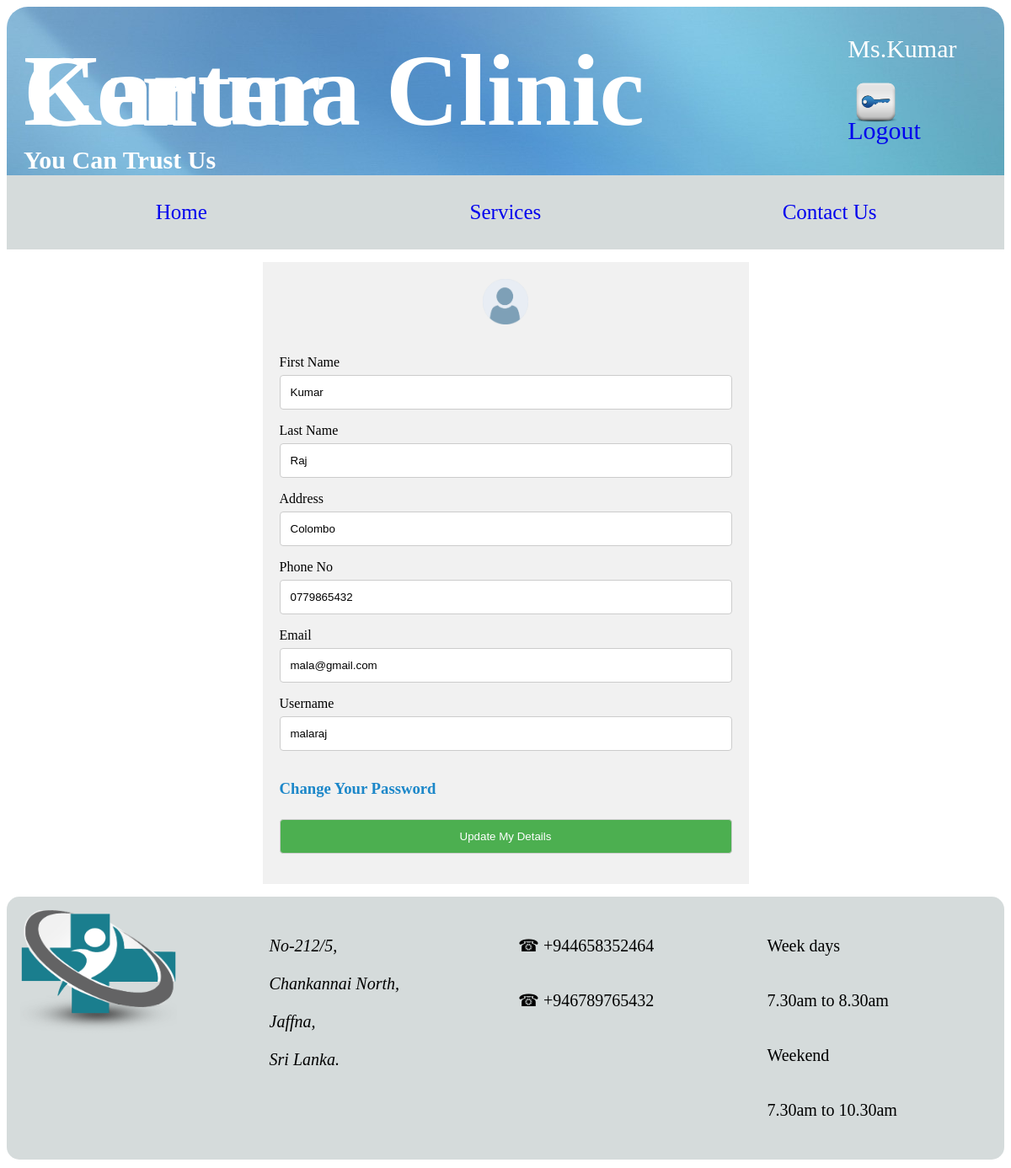
/Hospital_Web/labassisstant_change_profile.php (signed in), run on the app's committed database.
### tables this page shows
CREATE TABLE IF NOT EXISTS `lab_assistant` (
  `Labassistant_id` int(10) NOT NULL AUTO_INCREMENT,
  `First_Name` varchar(20) NOT NULL,
  `Last_Name` varchar(20) NOT NULL,
  `Address` varchar(20) NOT NULL,
  `Phone_No` varchar(10) NOT NULL,
  `Email` varchar(20) NOT NULL,
  `Username` varchar(10) NOT NULL,
  `Password` varchar(10) NOT NULL,
  `Admin_id` int(10) NOT NULL DEFAULT '1',
  PRIMARY KEY (`Labassistant_id`),
  KEY `Admin_id` (`Admin_id`)
);

### Hospital_Web/labassisstant_change_profile.php (the view, shortened to what this page needs)
<?php
$con=new mysqli('localhost','root','','karuna_clinic_center');
?>
<!DOCTYPE html>
<html>
<head>
</head>
<body>
<div class="title col-12">
	<div class="a col-10">
		<h1>Karuna Clinic Center</h1>
		<h2 style="font-family:Agency FB;font-size:30px;">You Can Trust Us</h2>
		</div>
		<div class="b col-2">
		<?php
	if(isset($_SESSION['Labassistant_id'])){
		$Labassistant_id=$_SESSION['Labassistant_id'];
		$row=$_SESSION['First_Name'];
		echo "<p id='name'>Ms.".$row."</p>";
	}
	?>
		<p><image src="images/login-icon-png-20.png" width="40%" height="40%"></br><a href="logout.php" style="font-family:Agency FB;font-size:30px;"> Logout</a></p>
		</div>
	</div>
	<div class="header col-12">
		<div  class="Home col-4">
			<a href="Home.php">Home</a>
		</div>
		<div class="Customer col-4">
			<a href="Services.php">Services</a>
		</div>
		<div class="Contact col-4">
			<a href="Contact.php">Contact Us</a>
		</div>
		</div>
			<div class = "xy col-12">
		<div class= "x col-3"></div>
<div class="container col-6">
  <form action="labassisstant_change_profile.php" method="post">
  <image src ="images\default_medium_avatar-57d58da4fc778fbd688dcbc4cbc47e14ac79839a9801187e42a796cbd6569847.png" width="10%" height="10%" class="center"></br>
    <label for="fname">First Name</label>
    <input type="text" id="fname" name="fname"  value="<?php echo $row;?>" required>
	<label for="lname">Last Name</label>
	<?php
	$query="select * from lab_assistant where Labassistant_id='$Labassistant_id'";
	$results = $con->query($query);
	while($rs=$results->fetch_assoc()) {
		?>
		<input type="text" id="lname" name="lname"  value="<?php echo $rs["Last_Name"]; ?>" required>
<label for="address">Address</label>
    <input type="text" id="address" name="address" value="<?php echo $rs["Address"]; ?>" required>
		<label for="phone">Phone No</label>
    <input type="tel" id="phone" placeholder="**********" pattern="^\d{10}$" name="phone" value="<?php echo $rs["Phone_No"]; ?>" required>
	<label for="email">Email</label>
    <input type="email" id="email" name="email" value="<?php echo $rs["Email"]; ?>" required>
	<label for="uname">Username</label>
    <input type="text" id="uname" name="uname" value="<?php echo $rs["Username"]; ?>" required>
	<?php
	}
	?>
	<h3><a href="labassistant_password.php"><blink>Change Your Password</blink></a></h3>
    <input type="submit" name="submit" id="submit" value="Update My Details">
  </form>
</div>
	</div>
	<div class="contact col-12">
		<div class="img col-3">
		<img src="images\logo-right.png" width="70%" height="150px">
		</div>
		<div class="address col-3">
		<p style="align:center"><address >No-212/5,</br> Chankannai North,</br> Jaffna,</br> Sri Lanka.</address></p><br/>
		</div>
		<div class="phone col-3">
		<p> &#9742 +944658352464</p>
		<p> &#9742 +946789765432</p>
		</div>
		<div class="time col-3">
		<p style="font-family:Agency FB";>Week days</p>
		<p style="font-family:Agency FB";>7.30am to 8.30am</p>
		<p style="font-family:Agency FB";>Weekend</p>
		<p style="font-family:Agency FB";>7.30am to 10.30am</p>
		</div>
	</div>
</body>
</html>

### Hospital_Web/labassisstant_change_profile.php (style rules this page uses)
* { box-sizing: border-box; }
.header::after { content: ""; clear: both; display: table; }
[class*="col-"] { float: left; padding: 15px; }
.col-2 { width: 16.66%; }
.col-3 { width: 25%; }
.col-4 { width: 33.33%; }
.col-6 { width: 50%; }
.col-10 { width: 83.33%; }
.col-12 { width: 100%; }
.title { height:200px; background-image:url("Aurora-Soft-Blue-abstract-wallpapers-illusions-polish-shape-abstract-aurora-1920x1080.jpg"); height:200px; border-radius: 25px 25px 0px 0px; font-family:Brush Script MT; font-size:60px; color: white; padding:5px; line-height:0.5px; }
.header { background-color: #d5dbdb; text-decoration: none; font-family:Algerian; color:#0b8276; font-size:25px; text-align:center; }
.b { font-family:Agency FB; font-size:30px; }
.contact { background-color: #d5dbdb ; padding:0.1%; border-radius: 15px; margin-bottom:10px; font-size:20px; line-height:45px; }
input[type=text],select,input[type=submit],input[type=email],input[type=tel] { width: 100%; padding: 12px; border: 1px solid #ccc; border-radius: 4px; box-sizing: border-box; margin-top: 6px; margin-bottom: 16px; }
.center { display: block; margin-left: auto; margin-right: auto; width: 10%; height: 10%; }
a:link { text-decoration:none; }
input[type=submit] { background-color: #4CAF50; color: white; }
blink { animation: blinker 0.6s linear infinite; color: #1c87c9; }
.container { background-color: #f1f1f1; padding: 20px; }

### data on the page
lab_assistant: lname "Raj", address "Colombo", phone "0779865432", email "mala@gmail.com", uname "malaraj"

### other printed values
$row "Kumar"
